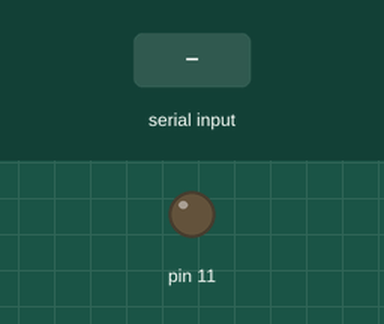
Simulated run of this sketch. Board: Arduino Uno, built with avr-gcc and run on an emulated ATmega328P. Parts: output pins drawn as LEDs (lit = HIGH). Inputs (shaded band) come from the test bench. What the sketch prints to the serial monitor is not drawn.

Above: at 1.2 s.
1.3 s: "on" received over Serial
At 2.9 s:
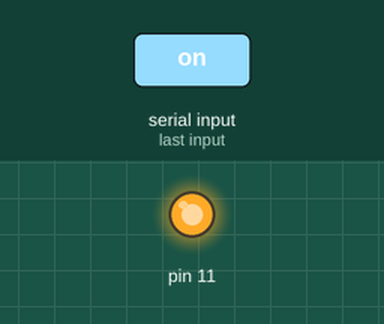
3.8 s: "off" received over Serial
At 6.0 s:
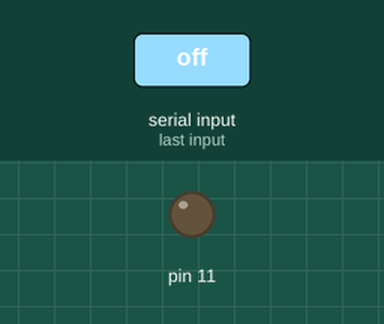
6.3 s: "blink" received over Serial
At 8.4 s:
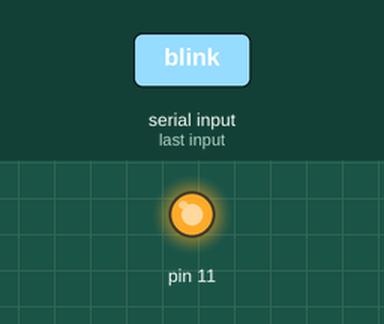
Timing chart, 0 to 10.3 s (numbered marks = the images above; inputs shaded):
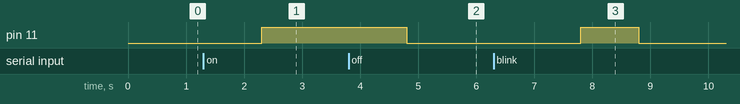

Measured:
- after the input at 1.3 s, pin 11: LOW → HIGH after 1.0 s
- after the input at 3.8 s, pin 11: HIGH → LOW after 1.0 s
- after the input at 6.3 s, pin 11: LOW → HIGH after 1.5 s, → LOW 1.0 s later

The sketch:

sketch_mar10a.ino
```cpp
void setup()
{
  Serial.begin(9600);
  Serial.println("astept comenzi");
  pinMode(11, OUTPUT);
  pinMode(8, INPUT_PULLUP);
}

void loop()
{
  if (Serial.available()){
    String command = Serial.readString();

    if (command == "on")
    {
      digitalWrite(11, HIGH);
    }
    else if (command == "off")
    {
      digitalWrite(11, LOW);
    }
    else if (command == "blink")
    {
      digitalWrite(11, LOW);
      delay(500);
      digitalWrite(11, HIGH);
      delay(1000);
      digitalWrite(11, LOW);
    }
    else if (command == "get")
    {
      int value = digitalRead(8);
      Serial.println(value);
    }
    else if (command.substring(0, 6) == "analog")
    {
      int value = command.substring(7).toInt();
      analogWrite(11, value);
    }
  }
}
```
